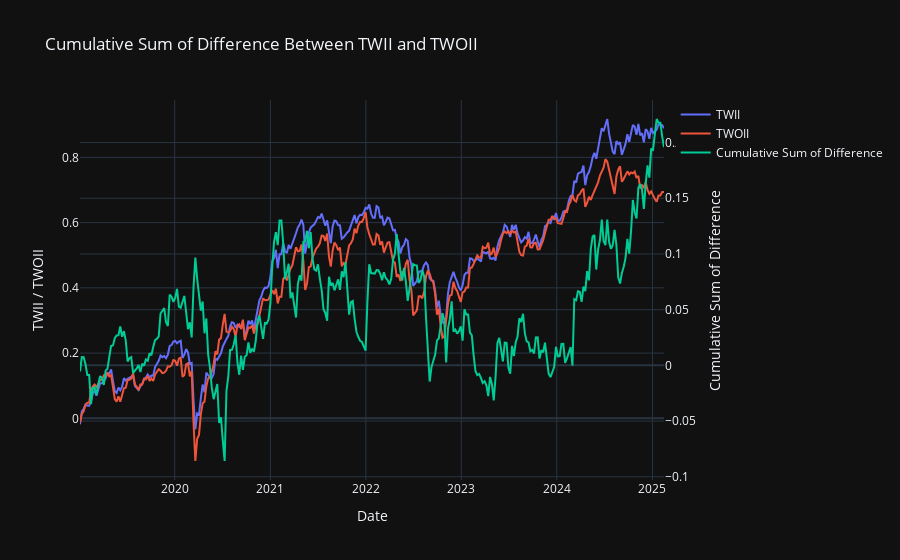

Notebook cell for this chart:
### Code cell
import plotly.graph_objs as go
import pandas as pd
import yfinance as yf
start = '2019-01-01'
twii = yf.download("^TWII", start=start, progress=False, rounding=2)
twoii = yf.download("^TWOII", start=start, progress=False, rounding=2)
df = twii[['Close']].copy()
df.columns = ["twii"]
df['twoii'] = twoii['Close']
df_log = np.log(df / df.shift(1))
df_log = df_log.resample("W-FRI").sum()
# Assuming df_log is your DataFrame with the columns 'twii' and 'twoii'
df_log['diff'] = df_log['twii'] - df_log['twoii']
df_cumsum = df_log.cumsum()


import plotly.graph_objs as go

# Create the Plotly figure
fig = go.Figure()

# Add the TWII trace (primary y-axis)
fig.add_trace(go.Scatter(x=df_cumsum.index, y=df_cumsum['twii'], mode='lines', name='TWII'))

# Add the TWOII trace (primary y-axis)
fig.add_trace(go.Scatter(x=df_cumsum.index, y=df_cumsum['twoii'], mode='lines', name='TWOII'))

# Add the Cumulative Sum of the Difference trace (secondary y-axis)
fig.add_trace(go.Scatter(x=df_cumsum.index, y=df_cumsum['diff'], mode='lines', name='Cumulative Sum of Difference', yaxis="y2"))

# Customize the layout
fig.update_layout(
    title="Cumulative Sum of Difference Between TWII and TWOII",
    xaxis_title="Date",
    yaxis_title="TWII / TWOII",
    yaxis2=dict(
        title="Cumulative Sum of Difference",
        overlaying="y",  # Overlay on the primary y-axis
        side="right"     # Place the secondary y-axis on the right
    ),
    template="plotly_dark"
)

# Show the plot
fig.show()

### Figure 1 — Plotly figure (JSON) as saved in the notebook; plotly's stock layout.template omitted (floating-point values rounded to 4 significant figures; data arrays with more than 128 entries replaced by an {"elided": "..."} marker saying what was removed)
{"data": [{"mode": "lines", "name": "TWII", "type": "scatter", "x": {"elided": "320 str values"}, "y": {"elided": "320 float values"}}, {"mode": "lines", "name": "TWOII", "type": "scatter", "x": {"elided": "320 str values"}, "y": {"elided": "320 float values"}}, {"mode": "lines", "name": "Cumulative Sum of Difference", "type": "scatter", "x": {"elided": "320 str values"}, "y": {"elided": "320 float values"}, "yaxis": "y2"}], "layout": {"title": {"text": "Cumulative Sum of Difference Between TWII and TWOII"}, "xaxis": {"title": {"text": "Date"}}, "yaxis": {"title": {"text": "TWII / TWOII"}}, "yaxis2": {"overlaying": "y", "side": "right", "title": {"text": "Cumulative Sum of Difference"}}}}
